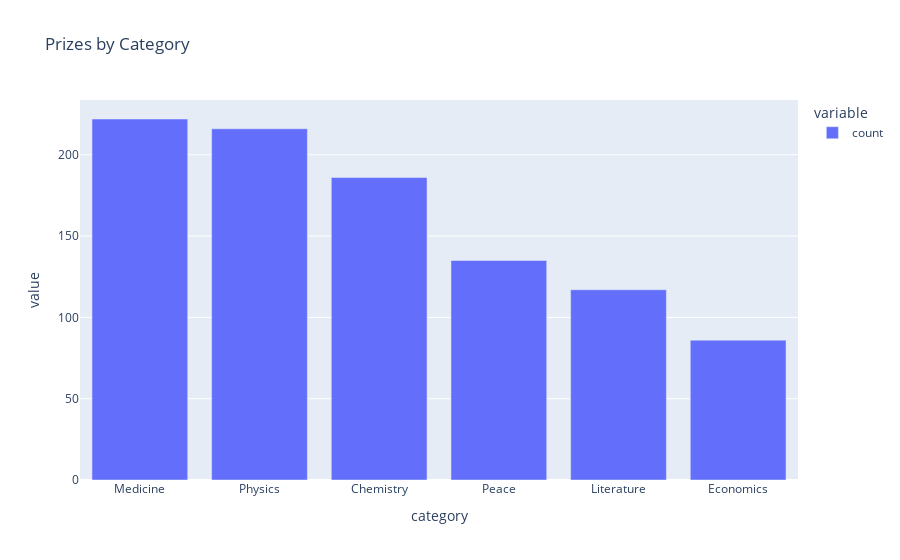

The notebook cell this image was saved under:
### Code cell
bar = px.bar(category_data, title='Prizes by Category',  color_continuous_scale='Aggrnyl')


bar.show()

### Figure 1 — Plotly figure (JSON) as saved in the notebook; plotly's stock layout.template omitted (floating-point values rounded to 4 significant figures)
{"data": [{"hovertemplate": "variable=count<br>category=%{x}<br>value=%{y}<extra></extra>", "legendgroup": "count", "marker": {"color": "#636efa", "pattern": {"shape": ""}}, "name": "count", "orientation": "v", "showlegend": true, "textposition": "auto", "type": "bar", "x": ["Medicine", "Physics", "Chemistry", "Peace", "Literature", "Economics"], "xaxis": "x", "y": [222, 216, 186, 135, 117, 86], "yaxis": "y"}], "layout": {"barmode": "relative", "legend": {"title": {"text": "variable"}, "tracegroupgap": 0}, "title": {"text": "Prizes by Category"}, "xaxis": {"anchor": "y", "domain": [0, 1], "title": {"text": "category"}}, "yaxis": {"anchor": "x", "domain": [0, 1], "title": {"text": "value"}}}}
